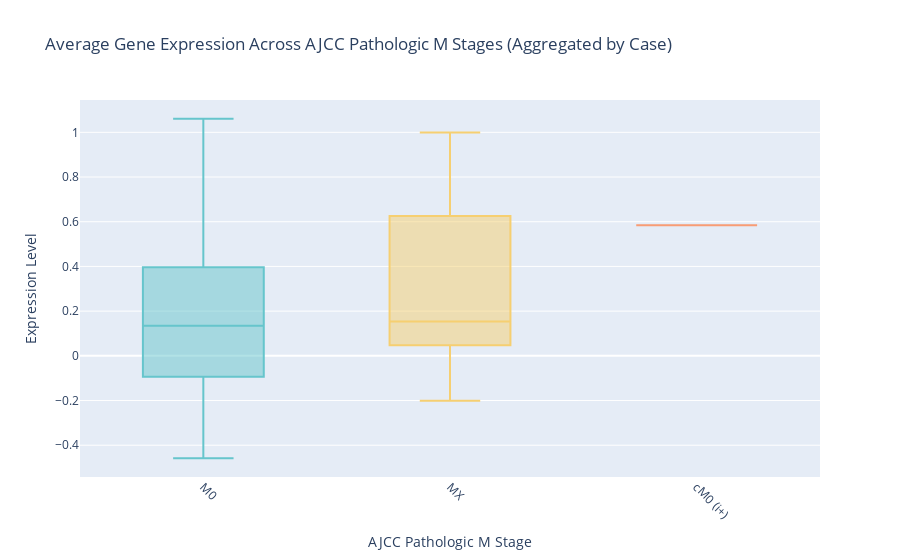

This figure's notebook cell:
### Code cell
# Filter out "Unknown" values for AJCC Pathologic M stages
filtered_data_state_m = aggregated_data[
    (aggregated_data['ajcc_pathologic_m'] != "Unknown") & (aggregated_data['ajcc_pathologic_m']!= "nan")
]

fig = px.box(
    filtered_data_state_m,
    x='ajcc_pathologic_m',
    y='Expression',
    color='ajcc_pathologic_m', 
    title="Average Gene Expression Across AJCC Pathologic M Stages (Aggregated by Case)",
    labels={
        'ajcc_pathologic_m': 'AJCC Pathologic M Stage',
        'Expression': 'Expression Level'
    },
    color_discrete_sequence=px.colors.qualitative.Pastel 
)


fig.update_layout(
    xaxis_title="AJCC Pathologic M Stage",
    yaxis_title="Expression Level",
    xaxis_tickangle=45,
    showlegend=False  # Hide legend if not needed
)

# Show the interactive plot
fig.show()

### Figure 1 — Plotly figure (JSON) as saved in the notebook; plotly's stock layout.template omitted (floating-point values rounded to 4 significant figures)
{"data": [{"alignmentgroup": "True", "hovertemplate": "AJCC Pathologic M Stage=%{x}<br>Expression Level=%{y}<extra></extra>", "legendgroup": "M0", "marker": {"color": "rgb(102, 197, 204)"}, "name": "M0", "notched": false, "offsetgroup": "M0", "orientation": "v", "showlegend": true, "type": "box", "x": ["M0", "M0", "M0", "M0", "M0", "M0", "M0", "M0", "M0", "M0", "M0", "M0", "M0", "M0", "M0", "M0", "M0", "M0", "M0", "M0", "M0", "M0", "M0", "M0", "M0", "M0", "M0", "M0", "M0", "M0", "M0", "M0", "M0", "M0", "M0"], "x0": " ", "xaxis": "x", "y": [0.8706, -0.04958, 0.2413, 0.3988, -0.03456, 0.1114, 0.1343, -0.4578, -0.03797, -0.3032, -0.2155, 0.8473, -0.0954, -0.1175, 1.06, -0.2368, 0.1552, 0.3874, 0.5793, 0.1483, 0.2064, -0.09004, 0.1618, 0.8981, 0.07181, 0.01552, 0.08754, 0.5061, -0.09878, -0.2536, 0.7111, 0.1814, 0.3293, -0.117, 0.4616], "y0": " ", "yaxis": "y"}, {"alignmentgroup": "True", "hovertemplate": "AJCC Pathologic M Stage=%{x}<br>Expression Level=%{y}<extra></extra>", "legendgroup": "MX", "marker": {"color": "rgb(246, 207, 113)"}, "name": "MX", "notched": false, "offsetgroup": "MX", "orientation": "v", "showlegend": true, "type": "box", "x": ["MX", "MX", "MX", "MX", "MX", "MX", "MX", "MX", "MX"], "x0": " ", "xaxis": "x", "y": [0.8467, -0.2007, 0.3617, 0.07315, 0.02519, 0.1532, 0.9992, 0.0551, 0.5524], "y0": " ", "yaxis": "y"}, {"alignmentgroup": "True", "hovertemplate": "AJCC Pathologic M Stage=%{x}<br>Expression Level=%{y}<extra></extra>", "legendgroup": "cM0 (i+)", "marker": {"color": "rgb(248, 156, 116)"}, "name": "cM0 (i+)", "notched": false, "offsetgroup": "cM0 (i+)", "orientation": "v", "showlegend": true, "type": "box", "x": ["cM0 (i+)"], "x0": " ", "xaxis": "x", "y": [0.5844], "y0": " ", "yaxis": "y"}], "layout": {"autosize": true, "boxmode": "overlay", "legend": {"title": {"text": "AJCC Pathologic M Stage"}, "tracegroupgap": 0}, "showlegend": false, "title": {"text": "Average Gene Expression Across AJCC Pathologic M Stages (Aggregated by Case)"}, "xaxis": {"anchor": "y", "autorange": true, "categoryarray": ["M0", "MX", "cM0 (i+)"], "categoryorder": "array", "domain": [0, 1], "range": [-0.5, 2.5], "tickangle": 45, "title": {"text": "AJCC Pathologic M Stage"}, "type": "category"}, "yaxis": {"anchor": "x", "autorange": true, "domain": [0, 1], "range": [-0.5422, 1.145], "title": {"text": "Expression Level"}, "type": "linear"}}}
